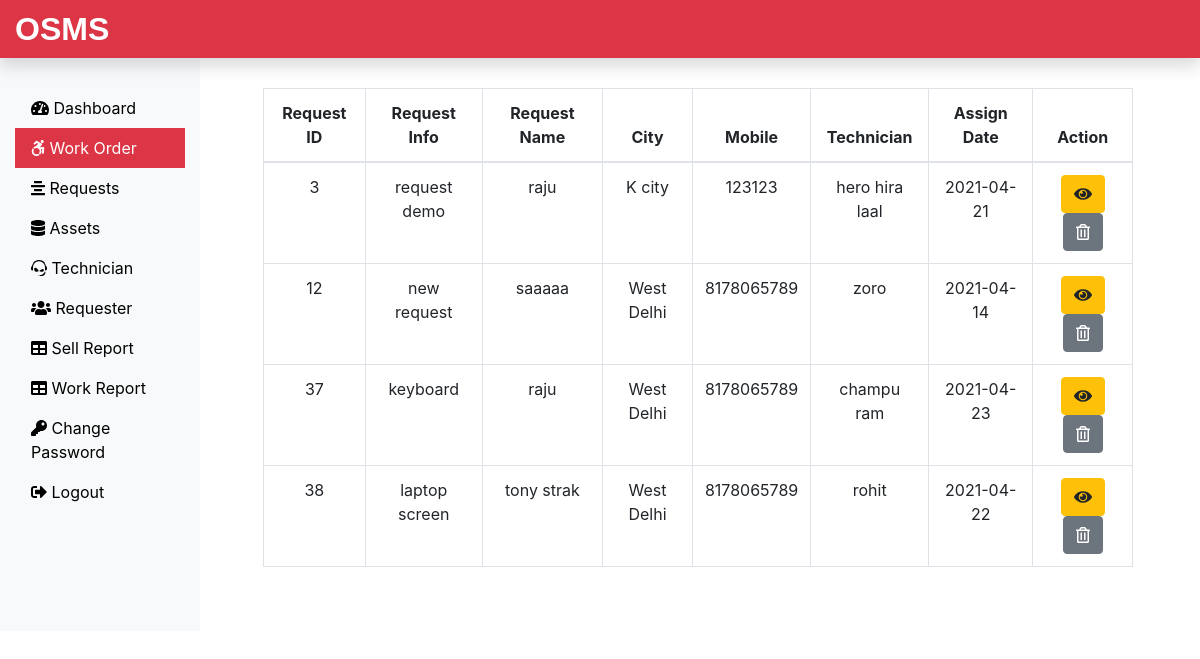
Screenshot of /admin/work.php (signed in) with the database file from the repository.
### tables this page shows
CREATE TABLE IF NOT EXISTS `assignwork_tb` (
  `rno` int(11) NOT NULL AUTO_INCREMENT,
  `request_id` int(11) NOT NULL,
  `request_info` text NOT NULL,
  `request_desc` text NOT NULL,
  `requester_name` varchar(60) NOT NULL,
  `requester_add1` text NOT NULL,
  `requester_add2` text NOT NULL,
  `requester_city` varchar(60) NOT NULL,
  `requester_state` varchar(60) NOT NULL,
  `requester_zip` int(11) NOT NULL,
  `requester_email` varchar(60) NOT NULL,
  `requester_mobile` bigint(11) NOT NULL,
  `assign_tech` varchar(60) NOT NULL,
  `assign_date` date NOT NULL,
  PRIMARY KEY (`rno`)
);

### admin/work.php (the view, shortened to what this page needs)
<?php
include('includes/header.php');
include('../dbConnection.php');
?>
<div class="col-sm-9 m-5">
    <?php
        $sql="SELECT * FROM `assignwork_tb`";
        $result=$conn->query($sql);
        if($result->num_rows > 0){?>
        <table class="table table-bordered text-center">
            <thead>
                <tr>
                    <th>Request ID</th>
                    <th>Request Info</th>
                    <th>Request Name</th>
                    <th>City</th>
                    <th>Mobile</th>
                    <th>Technician</th>
                    <th>Assign Date</th>
                    <th>Action</th>
                </tr>
            </thead>
            <tbody>
            <?php
                while($row = $result->fetch_assoc()){ ?>
                <tr>
                    <td><?php echo $row['request_id']  ?></td>
                    <td><?php echo $row['request_info']  ?></td>
                    <td><?php echo $row['requester_name']  ?></td>
                    <td><?php echo $row['requester_city']  ?></td>
                    <td><?php echo $row['requester_mobile']  ?></td>
                    <td><?php echo $row['assign_tech']  ?></td>
                    <td><?php echo $row['assign_date']  ?></td>
                    <td>
                    <form action="viewassignwork.php" method="post" class="d-inline">
                        <button type ="submit" name="view" class="btn btn-warning"><i class="fas fa-eye"></i></button>
                    </form>
                    <form action="" method="post" class="d-inline">
                        <button type ="submit" name="delete" class="btn btn-secondary"><i class="far fa-trash-alt"></i></button>
                    </form>
                    </td>
                </tr>
                <?php
                }
                ?>
            </tbody>
        </table>
    <?php
        }else{
            echo '0 result';
        }
    ?>
</div>
<?php include("includes/footer.php");  ?>

### rows the page displays
assignwork_tb: request "3", request_info "request demo", requester_name "raju", requester_city "K city", requester_mobile "123123", assign_tech "hero hira laal", assign_date "2021-04-21"
assignwork_tb: request "12", request_info "new request", requester_name "saaaaa", requester_city "West Delhi", requester_mobile "8178065789", assign_tech "zoro", assign_date "2021-04-14"
assignwork_tb: request "37", request_info "keyboard", requester_name "raju", requester_city "West Delhi", requester_mobile "8178065789", assign_tech "champu ram", assign_date "2021-04-23"
assignwork_tb: request "38", request_info "laptop screen", requester_name "tony strak", requester_city "West Delhi", requester_mobile "8178065789", assign_tech "rohit", assign_date "2021-04-22"
